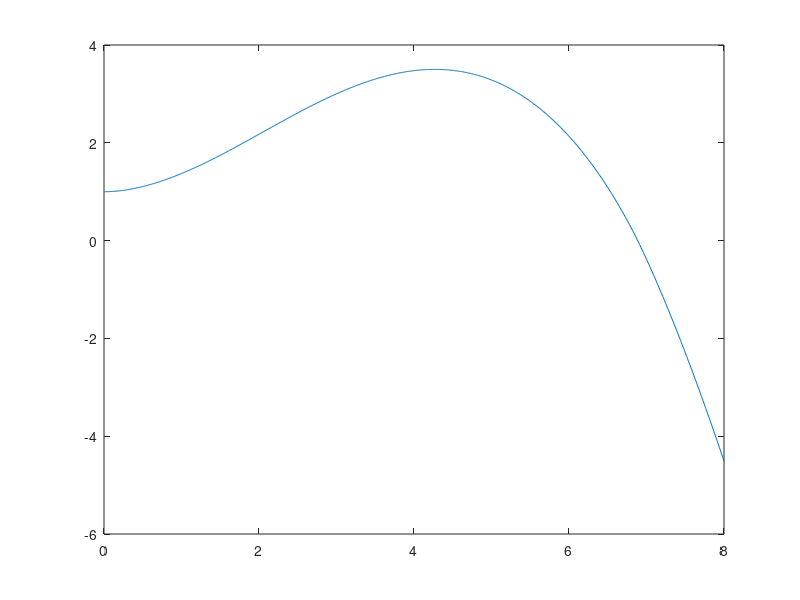

MATLAB code for this plot:
clear variables;
close all;

h = 0.01;
t = 0:h:8;
y0 = 1;
y10 = 0;
y20 = 1;


e = @(t, y, u, v) u;
f = @(t, y, u, v) v;
g = @(t, y, u, v) t*exp(-t.^(2)) - 1/y ;

y = zeros(1, length(t));
y(1) = y0;
u = zeros(1, length(t));
u(1) = y10;
v = zeros(1, length(t));
v(1) = y20;
for k=1:length(t)-1
   y(k+1) = y(k) + h*e(t(k), y(k), u(k), v(k));
   u(k+1) = u(k) + h*f(t(k), y(k), u(k), v(k));
   v(k+1) = v(k) + h*g(t(k), y(k), u(k), v(k));
   
end 

figure(1)

plot(t,y)